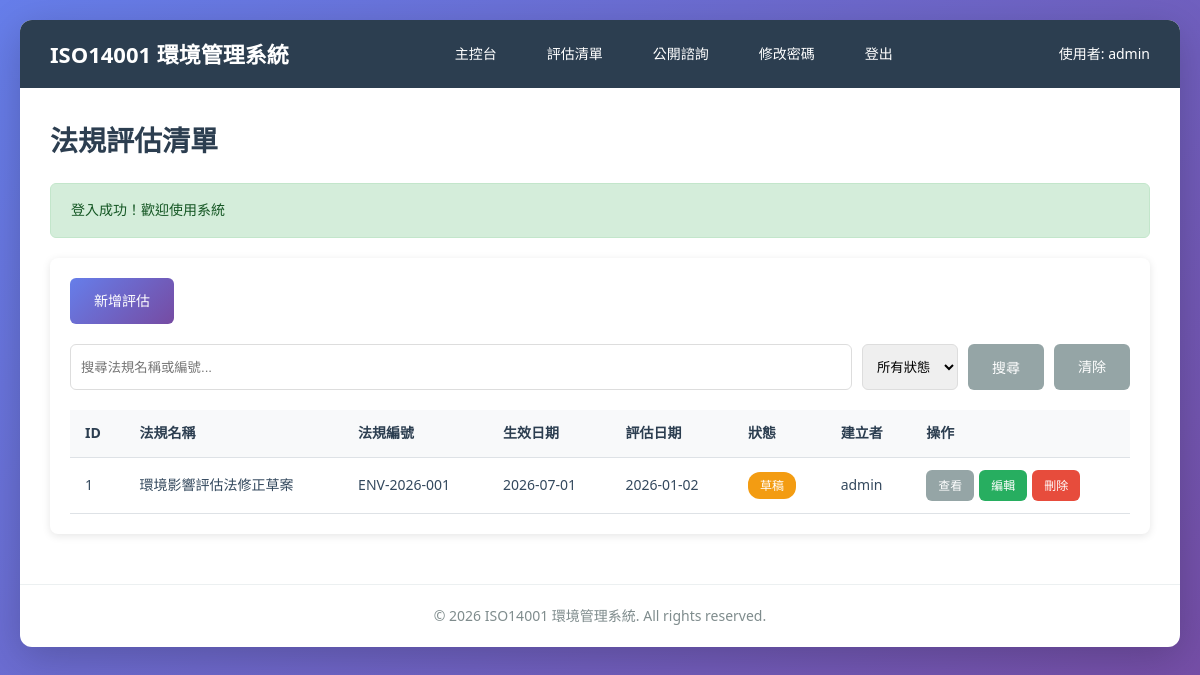
Page /assessment_list.php (signed in) on the committed database.
### tables this page shows
CREATE TABLE regulation_assessments (
    id INT PRIMARY KEY AUTO_INCREMENT,
    regulation_name VARCHAR(200) NOT NULL,
    regulation_number VARCHAR(100),
    effective_date DATE,
    assessment_date DATE NOT NULL,
    status ENUM('draft', 'in_review', 'completed') DEFAULT 'draft',
    created_by INT,
    created_at TIMESTAMP DEFAULT CURRENT_TIMESTAMP,
    updated_at TIMESTAMP DEFAULT CURRENT_TIMESTAMP ON UPDATE CURRENT_TIMESTAMP,
    FOREIGN KEY (created_by) REFERENCES users(id) ON DELETE SET NULL,
    INDEX idx_status (status),
    INDEX idx_created_by (created_by),
    INDEX idx_created_at (created_at)
);

CREATE TABLE users (
    id INT PRIMARY KEY AUTO_INCREMENT,
    username VARCHAR(50) UNIQUE NOT NULL,
    password VARCHAR(255) NOT NULL,
    created_at TIMESTAMP DEFAULT CURRENT_TIMESTAMP,
    last_login TIMESTAMP NULL,
    INDEX idx_username (username)
);

### assessment_list.php (the view, shortened to what this page needs)
<?php
require_once 'config.php';
$search = $_GET['search'] ?? '';
$query = "SELECT ra.*, u.username
          FROM regulation_assessments ra
          LEFT JOIN users u ON ra.created_by = u.id
          WHERE 1=1";
$query .= " ORDER BY ra.created_at DESC";
$stmt = $conn->prepare($query);
$stmt->execute();
$result = $stmt->get_result();
?>
<!DOCTYPE html>
<html lang="zh-TW">
<head>
    <link rel="stylesheet" href="style.css">
</head>
<body>
    <div class="container">
        <nav class="navbar">
            <h1><?php echo SITE_NAME; ?></h1>
            <div class="nav-links">
                <a href="index.php">主控台</a>
                <a href="assessment_list.php">評估清單</a>
                <a href="consultation.php">公開諮詢</a>
                <a href="change_password.php">修改密碼</a>
                <a href="logout.php">登出</a>
            </div>
            <div class="user-info">
                <span>使用者: <?php echo htmlspecialchars($_SESSION['username']); ?></span>
            </div>
        </nav>
        <div class="content">
            <h2>法規評估清單</h2>
            <?php echo display_messages(); ?>
            <div class="card">
                <div class="card-body">
                    <div style="display: flex; justify-content: space-between; align-items: center; margin-bottom: 20px;">
                        <a href="assessment_form.php" class="btn btn-primary">新增評估</a>
                    </div>
                    <form method="GET" action="" style="display: flex; gap: 10px; margin-bottom: 20px;">
                        <input type="text"
                               name="search"
                               placeholder="搜尋法規名稱或編號..."
                               value="<?php echo htmlspecialchars($search); ?>"
                               style="flex: 1; padding: 10px; border: 1px solid #ddd; border-radius: 6px;">
                        <select name="status" style="padding: 10px; border: 1px solid #ddd; border-radius: 6px;">
                            <option value="">所有狀態</option>
                        </select>
                        <button type="submit" class="btn btn-secondary">搜尋</button>
                        <a href="assessment_list.php" class="btn btn-secondary">清除</a>
                    </form>
                    <?php if ($result->num_rows > 0): ?>
                        <div class="table-container">
                            <table>
                                <thead>
                                    <tr>
                                        <th>ID</th>
                                        <th>法規名稱</th>
                                        <th>法規編號</th>
                                        <th>生效日期</th>
                                        <th>評估日期</th>
                                        <th>狀態</th>
                                        <th>建立者</th>
                                        <th>操作</th>
                                    </tr>
                                </thead>
                                <tbody>
                                    <?php while ($row = $result->fetch_assoc()): ?>
                                        <tr>
                                            <td><?php echo $row['id']; ?></td>
                                            <td><?php echo htmlspecialchars($row['regulation_name']); ?></td>
                                            <td><?php echo htmlspecialchars($row['regulation_number'] ?: '-'); ?></td>
                                            <td><?php echo format_date($row['effective_date']); ?></td>
                                            <td><?php echo format_date($row['assessment_date']); ?></td>
                                            <td>
                                                <span class="badge badge-<?php echo $row['status'] === 'draft' ? 'draft' : ($row['status'] === 'in_review' ? 'review' : 'completed'); ?>">
                                                    <?php echo translate_status($row['status']); ?>
                                                </span>
                                            </td>
                                            <td><?php echo htmlspecialchars($row['username'] ?: '-'); ?></td>
                                            <td>
                                                <div style="display: flex; gap: 5px;">
                                                    <a href="assessment_detail.php?id=<?php echo $row['id']; ?>"
                                                       class="btn btn-secondary"
                                                       style="padding: 6px 12px; font-size: 12px;">
                                                        查看
                                                    </a>
                                                    <a href="assessment_form.php?id=<?php echo $row['id']; ?>"
                                                       class="btn btn-success"
                                                       style="padding: 6px 12px; font-size: 12px;">
                                                        編輯
                                                    </a>
                                                    <button onclick="confirmDelete(<?php echo $row['id']; ?>, '<?php echo htmlspecialchars($row['regulation_name'], ENT_QUOTES); ?>')"
                                                            class="btn btn-danger"
                                                            style="padding: 6px 12px; font-size: 12px;">
                                                        刪除
                                                    </button>
                                                </div>
                                            </td>
                                        </tr>
                                    <?php endwhile; ?>
                                </tbody>
                            </table>
                        </div>
                    <?php endif; ?>
                </div>
            </div>
        </div>
        <div class="footer">
            <p>&copy; 2026 <?php echo SITE_NAME; ?>. All rights reserved.</p>
        </div>
    </div>
</body>
</html>

### style.css (style rules this page uses)
* { margin: 0; padding: 0; box-sizing: border-box; }
body { font-family: 'Microsoft JhengHei', 'Segoe UI', 'Arial', sans-serif; background: linear-gradient(135deg, #667eea 0%, #764ba2 100%); min-height: 100vh; padding: 20px; line-height: 1.6; }
.container { max-width: 1200px; margin: 0 auto; background: white; border-radius: 12px; box-shadow: 0 10px 40px rgba(0, 0, 0, 0.2); overflow: hidden; }
.navbar { background: #2c3e50; color: white; padding: 15px 30px; display: flex; justify-content: space-between; align-items: center; flex-wrap: wrap; }
.navbar h1 { font-size: 22px; font-weight: 600; margin: 0; }
.nav-links { display: flex; gap: 20px; flex-wrap: wrap; }
.nav-links a { color: white; text-decoration: none; padding: 8px 15px; border-radius: 5px; transition: background 0.3s ease; font-size: 14px; }
.user-info { display: flex; align-items: center; gap: 15px; }
.user-info span { font-size: 14px; }
.content { padding: 30px; }
.content h2 { color: #2c3e50; margin-bottom: 20px; font-size: 28px; }
.btn { display: inline-block; padding: 12px 24px; border: none; border-radius: 6px; font-size: 14px; font-weight: 500; cursor: pointer; text-decoration: none; transition: all 0.3s ease; text-align: center; font-family: inherit; }
.btn-primary { background: linear-gradient(135deg, #667eea 0%, #764ba2 100%); color: white; }
.btn-secondary { background: #95a5a6; color: white; }
.btn-success { background: #27ae60; color: white; }
.btn-danger { background: #e74c3c; color: white; }
.card { background: white; border-radius: 8px; padding: 20px; margin-bottom: 20px; box-shadow: 0 2px 8px rgba(0, 0, 0, 0.1); }
.card-body { color: #34495e; }
.table-container { overflow-x: auto; margin-top: 20px; }
table { width: 100%; border-collapse: collapse; }
table thead { background: #f8f9fa; }
table th, table td { padding: 12px 15px; text-align: left; border-bottom: 1px solid #dee2e6; font-size: 14px; }
table th { font-weight: 600; color: #2c3e50; }
.badge { display: inline-block; padding: 4px 12px; border-radius: 12px; font-size: 12px; font-weight: 500; }
.badge-draft { background: #f39c12; color: white; }
.footer { text-align: center; padding: 20px; color: #7f8c8d; font-size: 14px; border-top: 1px solid #ecf0f1; }

### rows in the picture
regulation_assessments: id "1", regulation_name "環境影響評估法修正草案", regulation_number "ENV-2026-001", effective_date "2026-07-01", assessment_date "2026-01-02", created_by.username "admin"

### other values in the picture
SITE_NAME "ISO14001 環境管理系統"
$_SESSION['username'] "admin"
$_SESSION['success_message'] "登入成功！歡迎使用系統"
